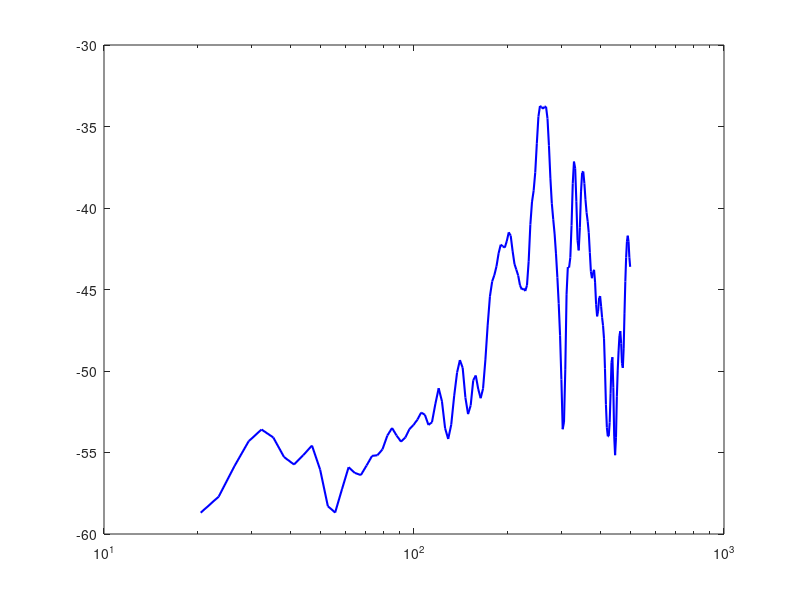

The MATLAB script that drew this image: (Note: this script raises an error after producing the figure.)
function analyze_speaker_lowfreq()
% analyze_speaker_lowfreq
% 自动分析扬声器低频输出能力（基于 secondary_path.mat）
% 判断是否存在高通滤波（HPF）、低频衰减，并给出 ANC 配置建议

    % --- 加载数据 ---
    if ~exist('secondary_path.mat', 'file')
        error('❌ 文件 secondary_path.mat 不存在，请先运行测量！');
    end
    data = load('secondary_path.mat');
    sec = data.secondary;
    
    fs = sec.fs;
    ir = squeeze(sec.impulseResponses(:,1,1));  % 默认 Spk1, Mic1
    
    if isempty(ir)
        error('❌ 冲激响应为空！');
    end
    
    fprintf('✅ 成功加载 IR，长度 = %d 样本，fs = %d Hz\n', length(ir), fs);
    
    % --- 计算频响 ---
    Nfft = 2^nextpow2(length(ir)*4);  % 零填充提升频率分辨率
    H = fft(ir, Nfft);
    freq = (0:Nfft-1)' * fs / Nfft;
    
    % 关注 20–500 Hz
    idx = freq >= 20 & freq <= 500;
    mag = abs(H(idx));
    mag_db = 20*log10(mag + eps);
    
    % 平滑（1/12 倍频程近似）
    smooth_win = round(0.02 * length(mag_db)); % ~2% 窗长
    if smooth_win < 3, smooth_win = 3; end
    mag_db_smooth = movmean(mag_db, smooth_win);
    
    % --- 关键频率点幅度 ---
    f_ref = 100;  % 参考频率
    [~, i100] = min(abs(freq(idx) - f_ref));
    ref_level = mag_db_smooth(i100);
    
    % 提取关键频点（20, 30, 40, 50, 60, 80 Hz）
    test_freqs = [20, 30, 40, 50, 60, 80];
    levels = zeros(size(test_freqs));
    for k = 1:length(test_freqs)
        [~, ik] = min(abs(freq(idx) - test_freqs(k)));
        levels(k) = mag_db_smooth(ik);
    end
    attenuation = ref_level - levels;  % 相对于 100 Hz 的衰减（dB）
    
    % --- 判断低频能力 ---
    fprintf('\n🔍 低频输出能力分析（相对于 100 Hz）:\n');
    for k = 1:length(test_freqs)
        fprintf('  %3d Hz: %.1f dBFS | 衰减 %.1f dB\n', ...
            test_freqs(k), levels(k), attenuation(k));
    end
    
    % 判断是否存在 HPF
    hpf_suspected = false;
    cutoff_est = NaN;
    
    % 如果 20–40 Hz 衰减 >25 dB，且 60–80 Hz 衰减 <15 dB → 很可能有 HPF
    if attenuation(1) > 25 && attenuation(1) > attenuation(end) + 10
        hpf_suspected = true;
        % 估算截止频率（衰减 = 3 dB 处）
        target_atten = 3;
        if any(attenuation <= target_atten)
            i_cutoff = find(attenuation <= target_atten, 1, 'first');
            cutoff_est = test_freqs(i_cutoff);
        else
            % 找最小衰减点
            [~, i_min] = min(attenuation);
            cutoff_est = test_freqs(i_min);
        end
    end
    
    % --- 判断可用频段 ---
    usable_freq_min = 100; % 默认
    if attenuation(end) <= 12  % 80 Hz 衰减 ≤12 dB → 可用
        usable_freq_min = 80;
    elseif attenuation(5) <= 15  % 60 Hz 衰减 ≤15 dB
        usable_freq_min = 60;
    elseif attenuation(4) <= 18  % 50 Hz
        usable_freq_min = 50;
    else
        usable_freq_min = 100;
    end
    
    % --- 输出结论 ---
    fprintf('\n📋 分析结论:\n');
    if hpf_suspected
        fprintf('  ⚠️  高度怀疑存在高通滤波器（HPF）\n');
        if ~isnan(cutoff_est)
            fprintf('      估算截止频率 ≈ %d Hz\n', cutoff_est);
        end
    else
        fprintf('  ✅ 未检测到明显 HPF，但低频自然衰减严重\n');
    end
    
    fprintf('  📌 建议 ANC 工作频段下限: %d Hz\n', usable_freq_min);
    fprintf('  💡 推荐配置:\n');
    fprintf('      cfg.lowFreqCutHz = %d;\n', max(usable_freq_min - 10, 20));
    fprintf('      cfg.sweepDuration = 16;  %% 提升低频分辨率\n');
    
    % --- 绘图 ---
    figure('Name', '扬声器低频响应分析', 'NumberTitle', 'off');
    semilogx(freq(idx), mag_db_smooth, 'b-', 'LineWidth', 1.5); hold on;
    yline(ref_level, 'k--', '100 Hz 参考');
    xline(usable_freq_min, 'r--', sprintf('建议下限 (%d Hz)', usable_freq_min));
    if hpf_suspected && ~isnan(cutoff_est)
        xline(cutoff_est, 'm--', sprintf('HPF 估算 (%d Hz)', cutoff_est));
    end
    xlabel('Frequency (Hz)'); ylabel('Magnitude (dBFS)');
    title('扬声器电-声频率响应（20–500 Hz）');
    grid on; axis tight;
    xlim([20 500]);
    
    % 标注关键点
    for k = 1:length(test_freqs)
        text(test_freqs(k), levels(k)+1, sprintf('%.0f Hz\n%.1f dB', test_freqs(k), levels(k)), ...
            'HorizontalAlignment','center', 'FontSize',8);
    end
    
    fprintf('\n📊 图形已生成：查看 "扬声器低频响应分析" 窗口\n');
end